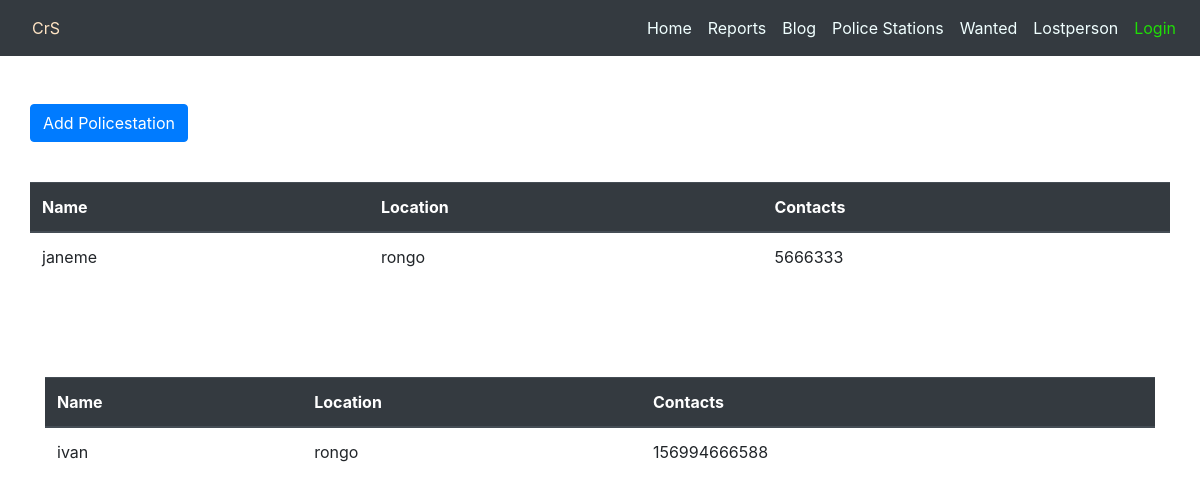
/policestation/, run on the app's committed database.
### policestation/models.py (models this page shows, shortened)
class PoliceStation(models.Model):
    user = models.ForeignKey(User, default =1, null=True, on_delete = models.SET_NULL)
    name = models.CharField(max_length =50)
    slug =models.SlugField(unique = True, default = False)
    location = models.CharField(max_length =50)
    Contacts = models.IntegerField()

### policestation/views.py (the view)
# urls.py: path('', views.policestation_list ),
def policestation_list(request):
    qs= PoliceStation.objects.all()
    if request.user.is_authenticated:
        my_qs = PoliceStation.objects.filter(user=request.user)
        qs = (qs|my_qs)
    context = {"object_list":qs}
    return render(request, 'policestation/list.html',context)

### policestation/templates/policestation/list.html (shortened to what this page needs)
{% extends "base.html"%}
{% block content %}
<div class="container"><br><br>
   <div class="row">
           <div class="table">
               <button class='btn btn-primary'>Add Policestation</button>
{% for object in object_list %}
    {% include 'policestation/list-inline.html' with policestation=object detail=True %}
    {% endfor %}
{% endblock %}

### policestation/templates/policestation/list-inline.html (shortened to what this page needs)
<table class="table"><br><br>
        <div class="col-12 col-md-10 mb-3 mx-auto">
                <thead class="thead-dark">
                        <tr>
                                <th>Name</th>
                                <th>Location</th>
                                <th>Contacts</th>
                         </tr>
                </thead>
                    <tbody>
                            <tr scope='row'>
                                    <td>{{policestation.name }}</td>
                                    <td>{{policestation.location}}</td>
                                    <td>{{ policestation.Contacts}}</td>
                        </tr>
                    </tbody>
              </table>
    </div>
   </div>

### data on the page
PoliceStation: name "janeme", location "rongo", Contacts "5666333"
PoliceStation: name "ivan", location "rongo", Contacts "156994666588"
